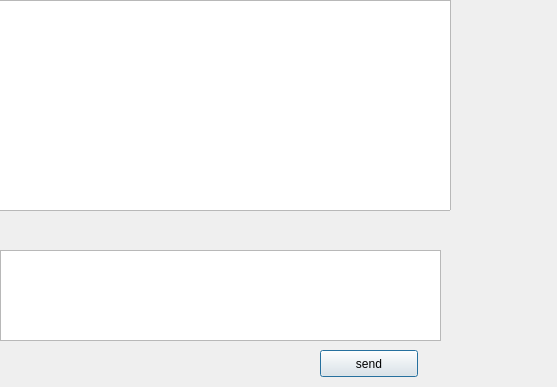
<?xml version="1.0" encoding="UTF-8"?>
<ui version="4.0">
 <class>Dialog</class>
 <widget class="QDialog" name="Dialog">
  <property name="geometry">
   <rect>
    <x>0</x>
    <y>0</y>
    <width>557</width>
    <height>387</height>
   </rect>
  </property>
  <property name="windowTitle">
   <string>Dialog</string>
  </property>
  <widget class="QTextEdit" name="msg_text_edit">
   <property name="geometry">
    <rect>
     <x>-20</x>
     <y>0</y>
     <width>461</width>
     <height>211</height>
    </rect>
   </property>
  </widget>
  <widget class="QTextEdit" name="send_text_edit">
   <property name="geometry">
    <rect>
     <x>0</x>
     <y>250</y>
     <width>441</width>
     <height>91</height>
    </rect>
   </property>
  </widget>
  <widget class="QScrollBar" name="verticalScrollBar">
   <property name="geometry">
    <rect>
     <x>420</x>
     <y>0</y>
     <width>16</width>
     <height>201</height>
    </rect>
   </property>
   <property name="orientation">
    <enum>Qt::Vertical</enum>
   </property>
  </widget>
  <widget class="QPushButton" name="send_push_button">
   <property name="geometry">
    <rect>
     <x>320</x>
     <y>350</y>
     <width>98</width>
     <height>27</height>
    </rect>
   </property>
   <property name="text">
    <string>send</string>
   </property>
  </widget>
  <widget class="QTextEdit" name="msg_text_edit_2">
   <property name="geometry">
    <rect>
     <x>-10</x>
     <y>0</y>
     <width>461</width>
     <height>211</height>
    </rect>
   </property>
  </widget>
 </widget>
 <resources/>
 <connections/>
</ui>
